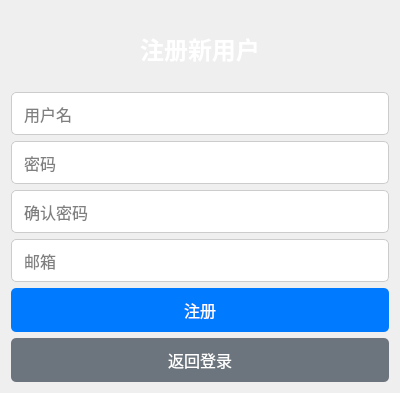
<?xml version="1.0" encoding="UTF-8"?>
<ui version="4.0">
 <class>RegisterWindow</class>
 <widget class="QWidget" name="RegisterWindow">
  <property name="geometry">
   <rect>
    <x>0</x>
    <y>0</y>
    <width>400</width>
    <height>350</height>
   </rect>
  </property>
  <property name="windowTitle">
   <string>注册</string>
  </property>
  <layout class="QVBoxLayout" name="verticalLayout">
    <item>
     <widget class="QLabel" name="label">
      <property name="text">
       <string>注册新用户</string>
      </property>
      <property name="alignment">
       <set>Qt::AlignCenter</set>
      </property>
      <property name="styleSheet">
       <string>
        QLabel {
          font-size: 24px;
          font-weight: bold;
          padding: 20px;
          color: white;
        }
       </string>
      </property>
     </widget>
    </item>
    <item>
     <widget class="QLineEdit" name="usernameLineEdit">
      <property name="placeholderText">
       <string>用户名</string>
      </property>
      <property name="styleSheet">
       <string>
        QLineEdit {
          padding: 10px;
          font-size: 16px;
          border: 1px solid #cccccc;
          border-radius: 5px;
        }
       </string>
      </property>
     </widget>
    </item>
    <item>
     <widget class="QLineEdit" name="passwordLineEdit">
      <property name="echoMode">
       <enum>QLineEdit::Password</enum>
      </property>
      <property name="placeholderText">
       <string>密码</string>
      </property>
      <property name="styleSheet">
       <string>
        QLineEdit {
          padding: 10px;
          font-size: 16px;
          border: 1px solid #cccccc;
          border-radius: 5px;
        }
       </string>
      </property>
     </widget>
    </item>
    <item>
     <widget class="QLineEdit" name="confirmPasswordLineEdit">
      <property name="echoMode">
       <enum>QLineEdit::Password</enum>
      </property>
      <property name="placeholderText">
       <string>确认密码</string>
      </property>
      <property name="styleSheet">
       <string>
        QLineEdit {
          padding: 10px;
          font-size: 16px;
          border: 1px solid #cccccc;
          border-radius: 5px;
        }
       </string>
      </property>
     </widget>
    </item>
    <item>
     <widget class="QLineEdit" name="emailLineEdit">
      <property name="placeholderText">
       <string>邮箱</string>
      </property>
      <property name="styleSheet">
       <string>
        QLineEdit {
          padding: 10px;
          font-size: 16px;
          border: 1px solid #cccccc;
          border-radius: 5px;
        }
       </string>
      </property>
     </widget>
    </item>
    <item>
     <widget class="QPushButton" name="registerButton">
      <property name="text">
       <string>注册</string>
      </property>
      <property name="styleSheet">
       <string>
        QPushButton {
          background-color: #007BFF;
          color: white;
          padding: 10px;
          font-size: 16px;
          border: none;
          border-radius: 5px;
        }
        QPushButton:hover {
          background-color: #0056b3;
        }
        QPushButton:pressed {
          background-color: #004080;
        }
       </string>
      </property>
     </widget>
    </item>
    <item>
     <widget class="QPushButton" name="returnButton">
      <property name="text">
       <string>返回登录</string>
      </property>
      <property name="styleSheet">
       <string>
        QPushButton {
          background-color: #6c757d;
          color: white;
          padding: 10px;
          font-size: 16px;
          border: none;
          border-radius: 5px;
        }
        QPushButton:hover {
          background-color: #5a6268;
        }
        QPushButton:pressed {
          background-color: #4e555b;
        }
       </string>
      </property>
     </widget>
    </item>
  </layout>
 </widget>
 <resources>
  <include location="resources.qrc"/>
 </resources>
 <connections/>
</ui>
